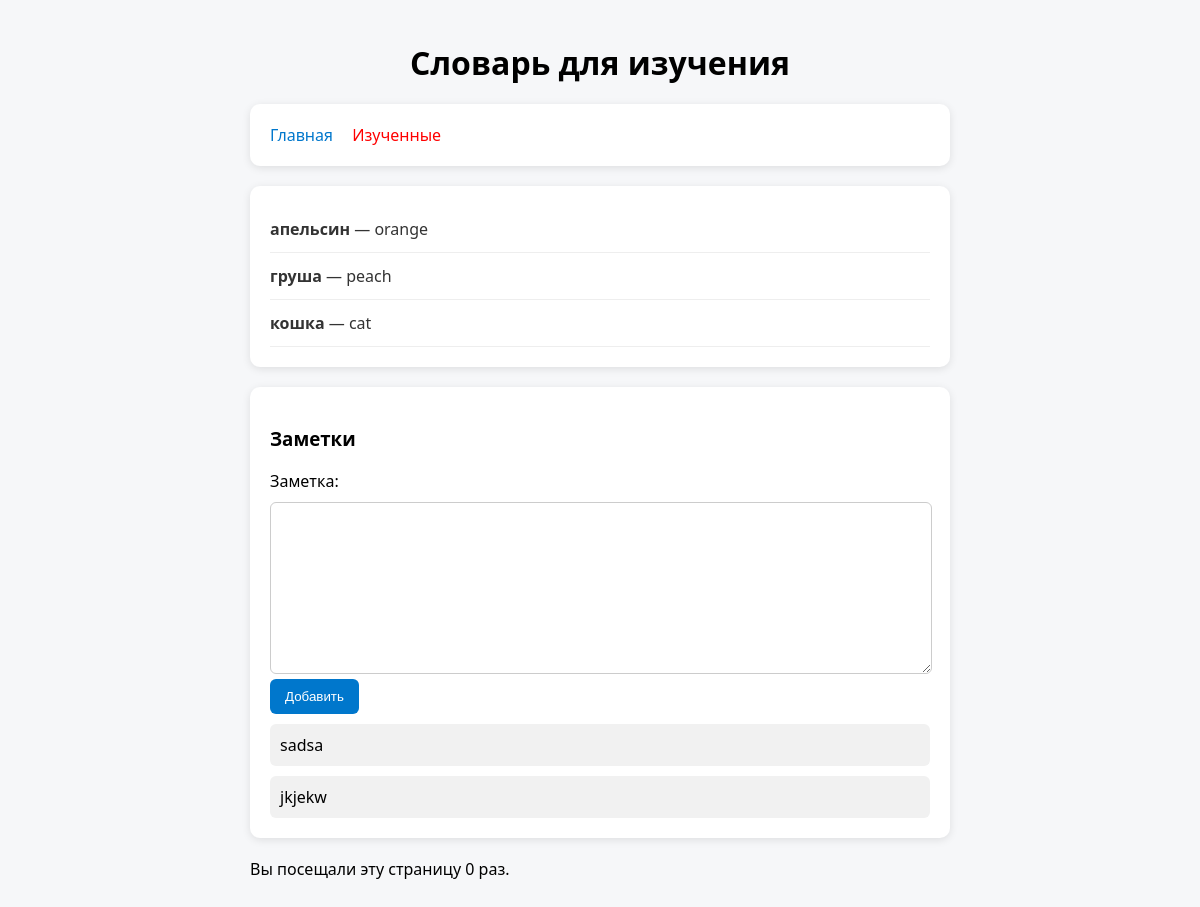
/?status=1, run on an earlier commit of the app's database.
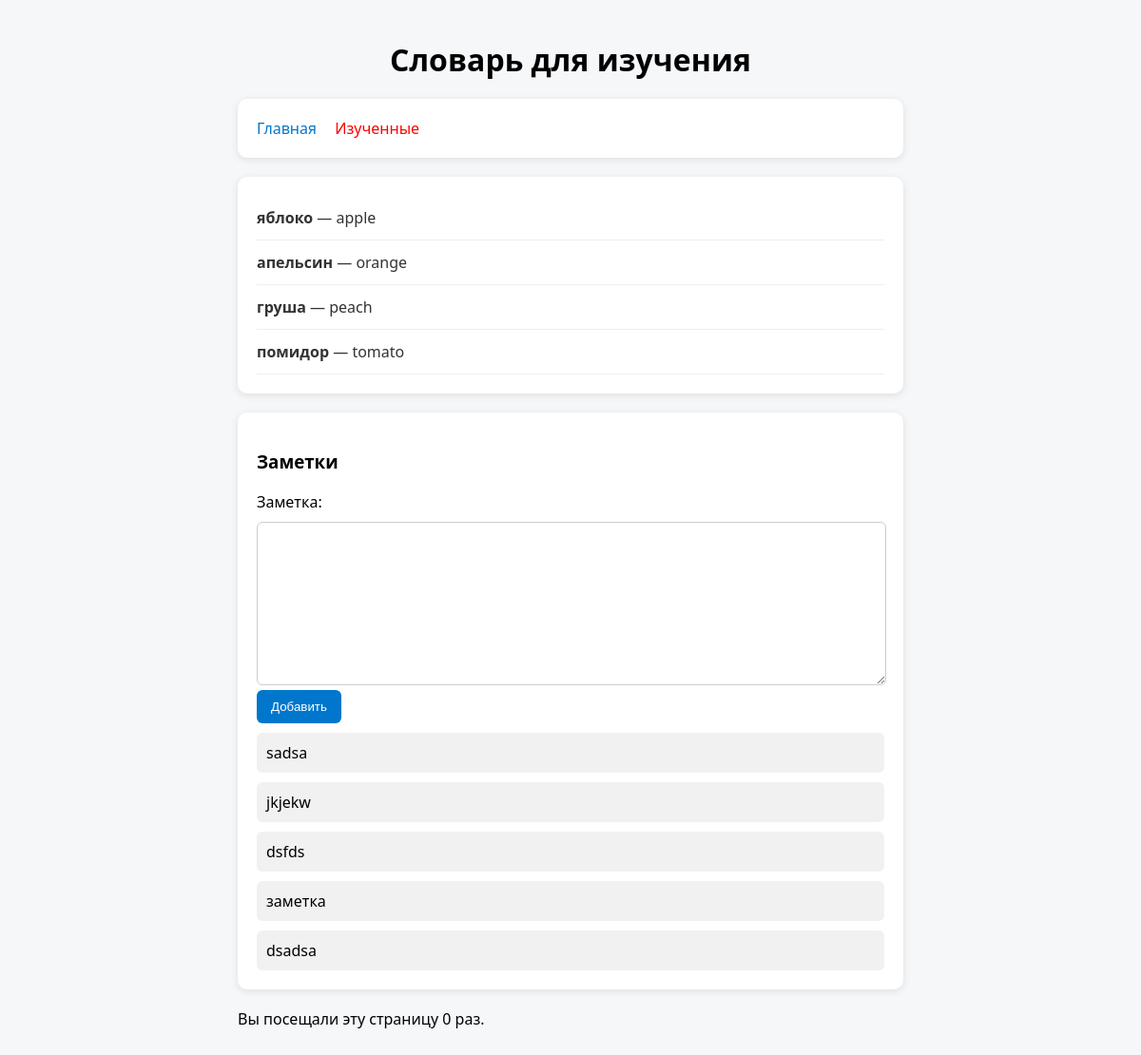
And on a later commit of the database.
### core/models.py (models this page shows, shortened)
class Words(models.Model):
    slovo = models.CharField(max_length=200, verbose_name='Слово')
    perevod = models.CharField(max_length=200, verbose_name='Перевод')
    is_active = models.BooleanField(default=False, verbose_name='Изучено')
    class Meta:
        verbose_name = 'Слово'
        verbose_name_plural = 'Слова'

class Note(models.Model):
    note = models.TextField(verbose_name='Заметка')
    class Meta:
        verbose_name = 'Заметка'
        verbose_name_plural = 'Заметки'

### core/views.py (the view)
# urls.py: path('', main),
def main(request):
    status = request.GET.get('status')
    if status:
        words = Words.objects.all().filter(is_active=status)
    else:
        words = Words.objects.all().filter(is_active=False)
    num_visits=request.session.get('num_visits', 0)
    razn = raz(str(num_visits)[-1])
    request.session['num_visits'] = num_visits+1
    if request.method == 'POST':
        form = AddWord(request.POST)
        if form.is_valid():
            for field_name, field in form.cleaned_data.items():
                if isinstance(field, str):
                    form.cleaned_data[field_name] = field.lower()
            in_slovo = form.cleaned_data.get('slovo').lower()
            if Words.objects.filter(slovo=in_slovo,is_active=False).exists():
                form.add_error('slovo', 'Такое слово уже изучено.')
            elif Words.objects.filter(slovo=in_slovo,is_active=True).exists():
                form.add_error('slovo', 'Такое слово добавлено в список для изучения.')
            else:
                data = form.cleaned_data
                words = Words.objects.create(**data)
                return redirect('/')
    else:
        form = AddWord()
    if request.method == 'POST':
        formNote = AddNote(request.POST)
        if formNote.is_valid():
            data = formNote.cleaned_data
            note = Note.objects.create(**data)
            return redirect('/?status=1')
    else:
        formNote = AddNote()
    notes = Note.objects.all()
    context = {
        'words': words,
        'form': form,
        'num_visits':num_visits,
        'razn' : razn,
        'formNote': formNote,
        'status': status,
        'notes': notes,
    }
    return render(request, 'word/main.html', context)

### core/forms.py
class AddWord(forms.Form):
    slovo = forms.CharField(
        widget=forms.TextInput(attrs={'placeholder': 'Слово'}),
        label='текст:'
        )
    perevod = forms.CharField(
        widget=forms.TextInput(attrs={'placeholder': 'Перевод:'}),
        label='перевод:'
        )

class AddNote(forms.ModelForm):
    class Meta:
        model = Note
        fields = ['note']

### core/views.py (called while the page is built)
def raz(num):
    numbers = {
    '1': 'раз',
    '2': 'раза',
    '3': 'раза',
    '4': 'раза',
    '5': 'раз',
    '6': 'раз',
    '7': 'раз',
    '8': 'раз',
    '9': 'раз',
    '0': 'раз'
    }
    for key, value in numbers.items():
        if key == num:
            return(value)

### templates/word/main.html (shortened to what this page needs)
{% extends 'base.html' %}
{% block content %}
        <div class="card" id="wordList">
            {% for word in words %}
            <div class="word-item">
                <span>
                    <a href="/words/{{ word.id }}">
                        <strong>{{ word.slovo }}</strong> — {{ word.perevod }}
                    </a>
                </span>
            </div>
            {% endfor %}
        </div>
        {% if status == '1' %}
        <div class="card">
            <h3>Заметки</h3>
            <form id="noteForm" method="POST">
                {{ formNote.as_div }}
                <div class="form-block">
                    <button>Добавить</button>
                </div>
            </form>
            <div id="notes">
                {% for note in notes %}
                <div class="note">{{ note.note }}</div>
                {% endfor %}
            </div>
        </div>
        {% endif %}
        <p>
  Вы посещали эту страницу {{ num_visits }} {{ razn }}.</p>
{% endblock %}

What changed in the data, as far as the page shows it:
no longer on this page (row edited): Words: slovo "кошка", perevod "cat"
now on this page (row edited): Words: slovo "яблоко", perevod "apple"
now on this page (row edited): Words: slovo "помидор", perevod "tomato"
added Note: note "dsfds"
added Note: note "заметка"
added Note: note "dsadsa"
